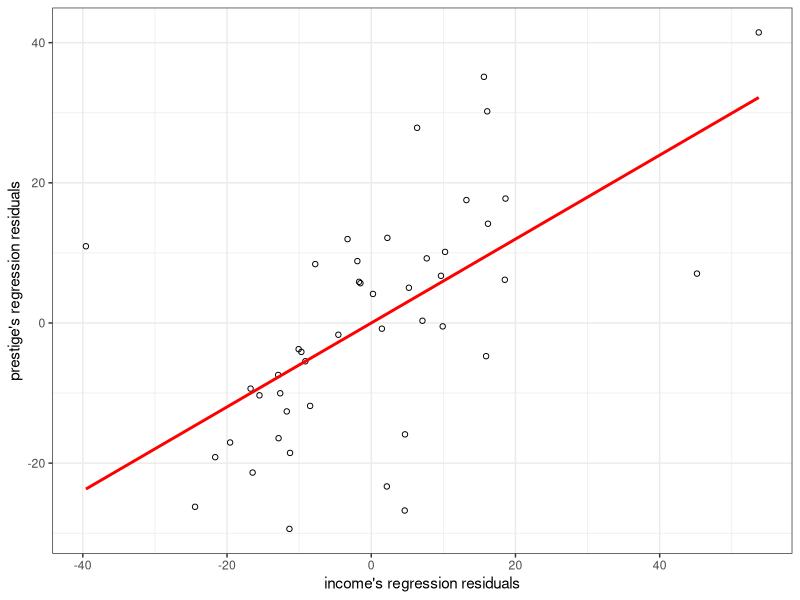
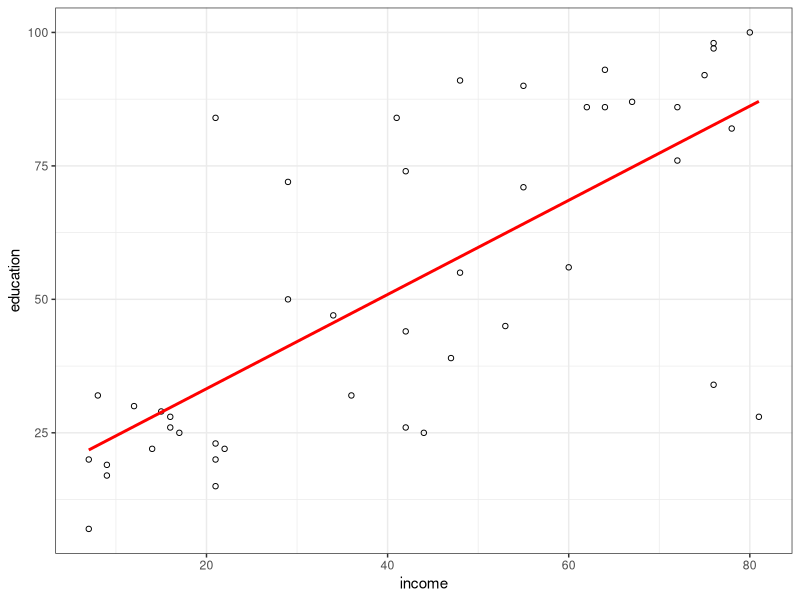
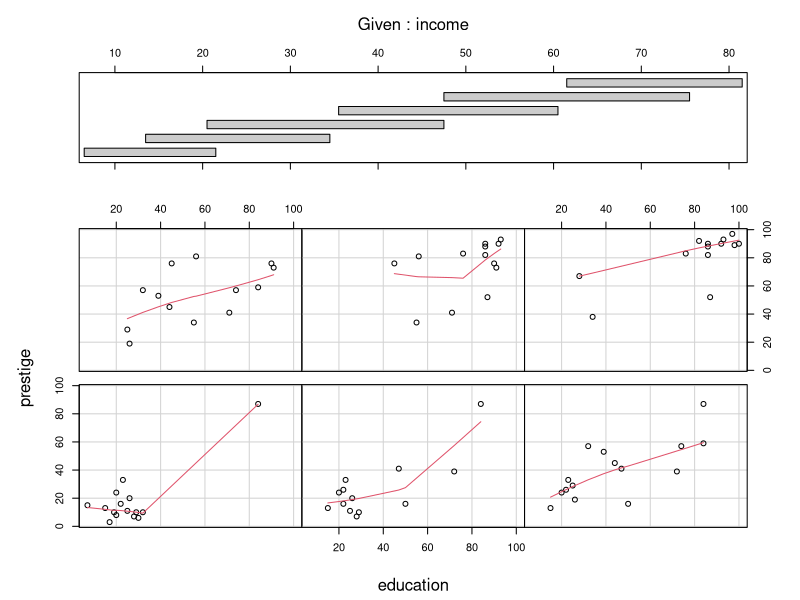
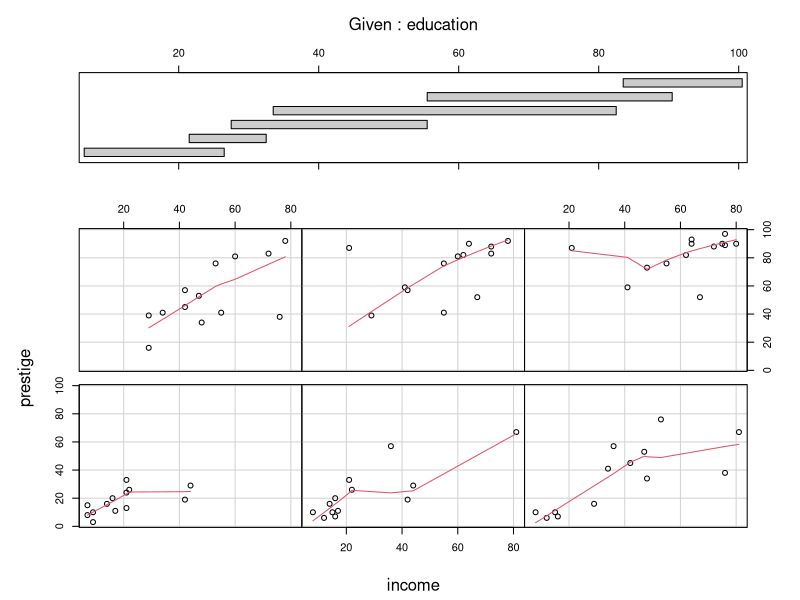
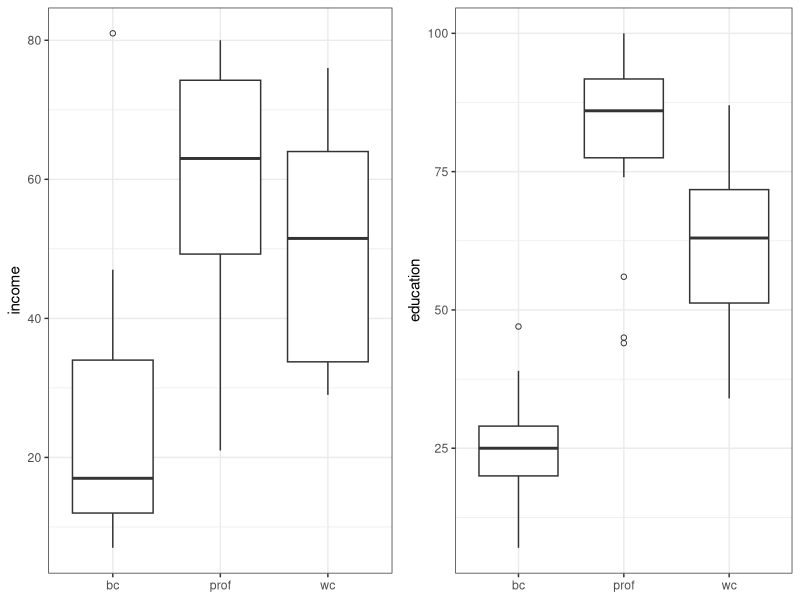
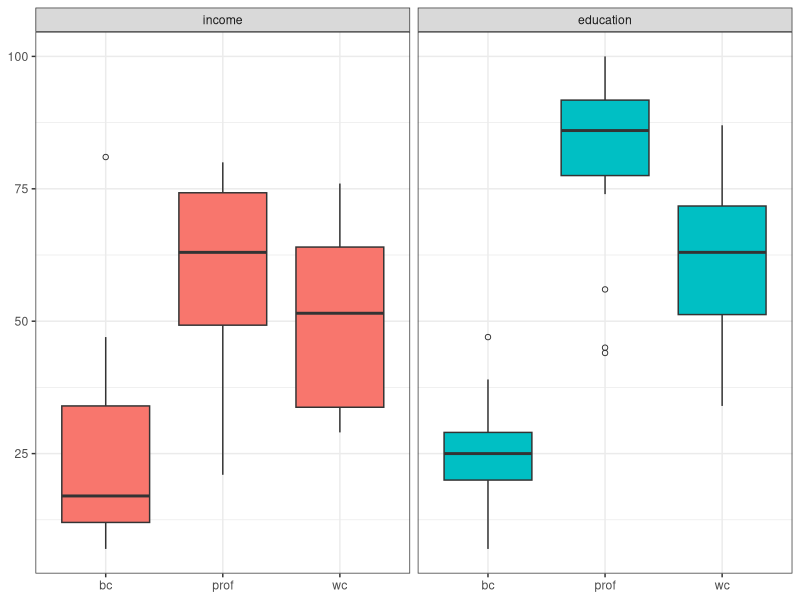
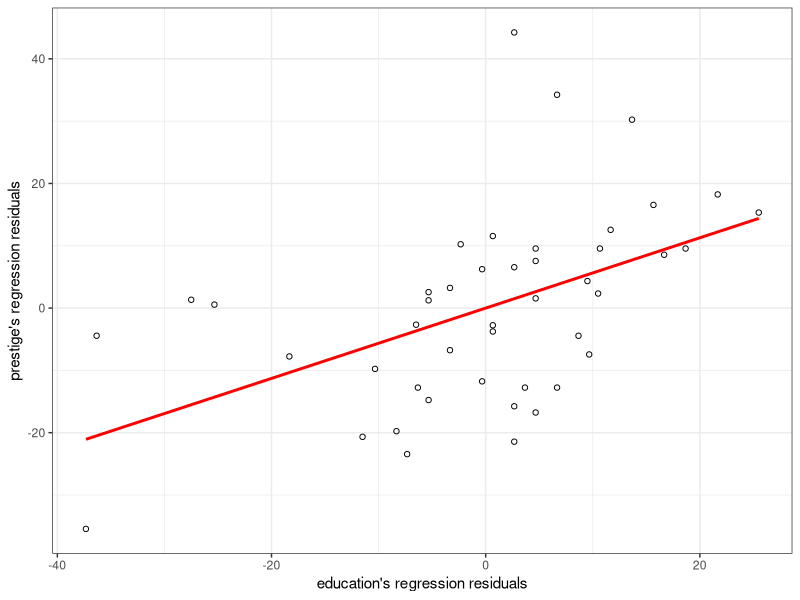
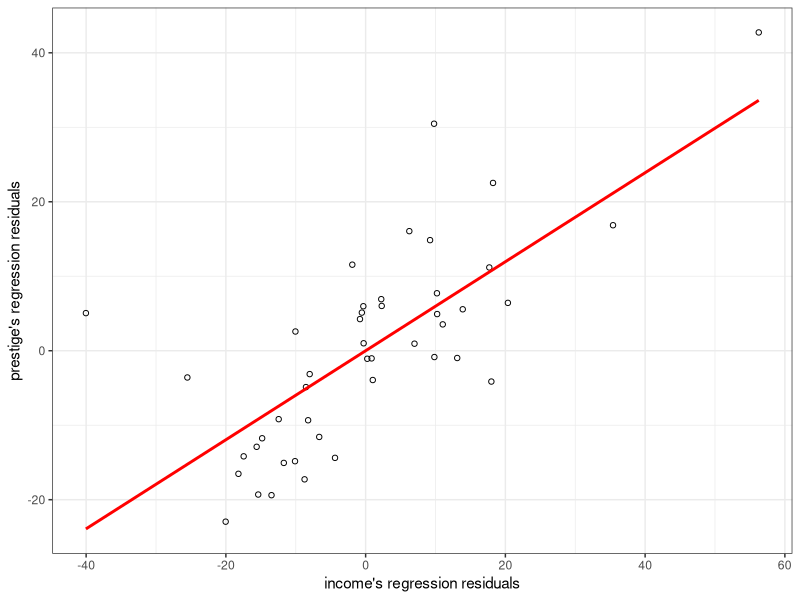

The R script that drew these images, in order:
# Februrary 26, 2014
# Outline:
#   1. Investigate added-variable plots (aka avPlots, partial regression plots)
#      with real data.
#   2. Do a simulation study to show how R^2 increases in a few cases

# 1. av plots
# What are they?
# See: Wikipedia: https://en.wikipedia.org/wiki/Partial_regression_plot
# But, in a (not so terse) nutshell:
# The residuals from Y ~ X1 + X2 gives us a sense of how much variability in Y 
# is not captured by X1 and X2. Hence, the residuals from Z ~ X1 + X2 tell us
# how much variability resides in Z that is not explained by X1 + X2. If the
# residual vectors from these two vectors "have nothing to do with each other"
# Then it would stand to reason adding the extra variability from Z into the
# model "X1 + X2 + Z" should do a better job capturing the variability in Y.
# If the residuals are strongly correlated, then introducing Z to the model
# won't help (much) in capturing the (previously) left over variability since
# X1 + X2 explain Y and Z similarly, so we aren't introducing (a lot of) new
# information. 

# To get a feel for this we'll use Duncan's occupation data and consider the
# base model of "~ education" in modeling prestige. In particular, we'll check
# out the affect of adding income to the model.

library(car) # contains Duncan's occupation data, and avPlots

baseModel <- lm(prestige ~ education, data=Duncan)
summary(baseModel)

partialReg <- lm(income ~ education, data=Duncan)
summary(partialReg)

# make the avplot by hand with ggplot2
library(ggplot2)

#####
# Multiple plot function 
# http://www.cookbook-r.com/Graphs/Multiple_graphs_on_one_page_(ggplot2)/
#
# ggplot objects can be passed in ..., or to plotlist (as a list of ggplot
# objects)
# - cols:   Number of columns in layout
# - layout: A matrix specifying the layout. If present, 'cols' is ignored.
#
# If the layout is something like matrix(c(1,2,3,3), nrow=2, byrow=TRUE),
# then plot 1 will go in the upper left, 2 will go in the upper right, and
# 3 will go all the way across the bottom.

multiplot <- function(..., plotlist=NULL, file, cols=1, layout=NULL) {
  require(grid)
  
  # Make a list from the ... arguments and plotlist
  plots <- c(list(...), plotlist)
  
  numPlots = length(plots)
  
  # If layout is NULL, then use 'cols' to determine layout
  if (is.null(layout)) {
    # Make the panel
    # ncol: Number of columns of plots
    # nrow: Number of rows needed, calculated from # of cols
    layout <- matrix(seq(1, cols * ceiling(numPlots/cols)),
                     ncol = cols, nrow = ceiling(numPlots/cols))
  }
  
  if (numPlots==1) {
    print(plots[[1]])
    
  } else {
    # Set up the page
    grid.newpage()
    pushViewport(viewport(layout = grid.layout(nrow(layout), ncol(layout))))
    
    # Make each plot, in the correct location
    for (i in 1:numPlots) {
      # Get the i,j matrix positions of the regions that contain this subplot
      matchidx <- as.data.frame(which(layout == i, arr.ind = TRUE))
      
      print(plots[[i]], vp = viewport(layout.pos.row = matchidx$row,
                                      layout.pos.col = matchidx$col))
    }
  }
}
#####

makeGGScatter <- function(X, Y, .res=FALSE) {
  axisLabels <- if (.res) {
    paste0(c(substitute(X), substitute(Y)),
           "'s regression residuals")
  } else {
    paste0(c(substitute(X), substitute(Y)))
  }
  
  ggplot(data=data.frame(X=X,Y=Y), aes(x=X, y=Y)) +
    geom_point(shape=1) +
    stat_smooth(method="lm", se=FALSE, color='red') +
    theme_bw() +
    labs(x=axisLabels[1],
         y=axisLabels[2],
         title=NULL)
}

partialRegRes <- partialReg$residuals
baseModelRes <- baseModel$residuals

within(data=data.frame(), expr={
  income <- partialRegRes
  prestige <- baseModelRes
  ggAVPlot <- makeGGScatter(income, prestige, .res=TRUE)
  show(ggAVPlot)  
})

cor(partialRegRes, baseModelRes) # 0.61 <- this is fairly high

# Now, we check out the extended model: "income + education"
extendedModel <- lm(prestige ~ income + education, data=Duncan)
summary(extendedModel)

# calculate R^2 of the two models
calcR2Increase <- function(baseModel, extendedModel) {
  extendedModelR2 <- var(extendedModel$fitted.values)/var(Duncan$prestige)
  baseModelR2 <- var(baseModel$fitted.values)/var(Duncan$prestige)
  
  # find the percent increase
  abs(baseModelR2 - extendedModelR2) / baseModelR2 
}

calcR2Increase(baseModel, extendedModel) # approximately 14%  

# look at colinearity between income and education
cor(Duncan$income, Duncan$education) # 0.7245

# Let's do some EDA on these variables
with(data=Duncan, makeGGScatter(income, education, FALSE)) # seem pretty colinear

coplot(prestige ~ education | income, data=Duncan, panel=panel.smooth, span=.99)
coplot(prestige ~ income | education, data=Duncan, panel=panel.smooth, span=.99)
# ^^ so prestige conditioning out a variable doesn't completely kill
# predictability of the remainder of the model

# Now, let's consider adding the other variable: "type".
# First, let's do some basic EDA
incVsType <- ggplot(data=Duncan, aes(x=type, y=income)) +
  geom_boxplot(outlier.shape=1) + 
  labs(x=NULL, title=NULL) +
  theme_bw()

educVsType <- ggplot(data=Duncan, aes(x=type, y=education)) +
  geom_boxplot(outlier.shape=1) + 
  labs(x=NULL, title=NULL) +
  theme_bw()

multiplot(incVsType, educVsType, cols = 2)

# Alternatively,
library(reshape2)
ggplot(data=melt(data=Duncan,id.vars=c("type"),
                 measure.vars=c("income", "education")),
       aes(x=type, y=value, fill=variable)) +
  geom_boxplot(outlier.shape=1) +
  scale_fill_discrete(guide=FALSE) +
  facet_grid(~variable, scales="free_y") +
  theme_bw() +
  labs(x=NULL, title=NULL, y=NULL)

# so there's a clear trend between type and income (education)
# Let's try and do the regression "type ~ income + education"

partialReg2 <- lm(factor(type) ~ income + education, data=Duncan)

# STOP! You guys don't know how to predict categorical output, yet.
# Without using this residuals, let's add type to the model, anyway and see
# how the R^2 increases.

extendedModel2 <- lm(prestige ~ income + education + type, data=Duncan)
summary(extendedModel2)

# Notice: dummy cariables for type aren't very significant -- an indicator that
# income and education are doing most of the heavy lifting.

calcR2Increase(extendedModel, extendedModel2) # approximately 10%
calcR2Increase(baseModel, extendedModel2) # approximately 25%

# this exercise was partly to remind you the limitations of our tools.
# now, let's do this all over, but with our base model being just "~ type".

baseModel <- lm(prestige ~ type, data=Duncan)
extendedModel <- lm(prestige ~ type + education, data=Duncan)

calcR2Increase(baseModel, extendedModel) # approximately 8%

# let's check out the avplot
within(data=data.frame(), {
  education <- resid(lm(education ~ type, data=Duncan))
  prestige <- resid(baseModel)
  avPlot <- makeGGScatter(education, prestige, .res=TRUE)
  show(avPlot)
  print(cor(education, prestige)) # about 0.491
})

partialReg2 <- lm(income ~ type + education, data=Duncan)
summary(partialReg2) 

# what does the avplot tell us?
within(data=data.frame(), {
  income <- resid(partialReg2)
  prestige <- resid(extendedModel)
  avPlot <- makeGGScatter(income, prestige, .res=TRUE)
  show(avPlot)
  print(cor(income, prestige)) # about 0.727
})
# where the model fails to explain prestige's behaviour, it also fails to
# explain income's behaviour. => we shouldn't expect to glean too much more
# by adding income to the model

calcR2Increase(extendedModel,extendedModel2) # about 12%
calcR2Increase(baseModel, extendedModel2) # about 21%

# Don't let the numbers above fool you: R^2 will always increase with the
# addition of predictors (assuming you're adding new predictors that aren't 
# linear combinations of previous predictors)

# 2. Simulation study: the various ways R^2 can increase.
#   a) X1,X2 not correlated, both predictive of y

set.seed(1234)
eps <- rnorm(100)
X1 <- rnorm(100, mean=2, sd=1)
X2 <- rnorm(100, mean=-3, sd=1)
Y <- 1 + X1 + X2 + eps

makeGGScatter(X1, X2)
makeGGScatter(X1, Y)
makeGGScatter(X2, Y)

baseModel <- lm(Y ~ X1)
partialReg <- lm(X2 ~ X1)

analyzePartialReg <- function(baseModel, partialReg) {
  partialRegResiduals <- resid(partialReg)
  baseModelResiduals <- resid(baseModel)
  avPlot <- makeGGScatter(partialRegResiduals, baseModelResiduals)
  show(avPlot)
  cor(partialRegResiduals,baseModelResiduals)
}

analyzePartialReg(baseModel, partialReg) # cor \approx 72
extendedModel <- lm(Y ~ X1 + X2)
calcR2Increase(baseModel, extendedModel) # > 90% increase!

# 2.b) X1,X2 not correlated, only 1 predictive of y

Y <- 1 + X1 + eps
makeGGScatter(X1, X2)
makeGGScatter(X1, Y)
makeGGScatter(X2, Y)

baseModel <- lm(Y ~ X1)
partialReg <- lm(X2 ~ X1)
analyzePartialReg(baseModel, partialReg) # cor less than 0.085
extendedModel <- lm(Y ~ X1 + X2)
calcR2Increase(baseModel, extendedModel) # < 1% increase (> 0, though)

# 2.c) X1,X2 correlated, still both significant for Beta
X2 <- X1^2
Y <- 1 + X1 + X2 + eps
makeGGScatter(X1, X2)
makeGGScatter(X1, Y)
makeGGScatter(X2, Y)

baseModel <- lm(Y ~ X1)
partialReg <- lm(X2 ~ X1)
analyzePartialReg(baseModel, partialReg) # cor \approx 0.86 !!!
extendedModel <- lm(Y ~ X1 + X2)
summary(extendedModel) # all coefficients are highly significant
calcR2Increase(baseModel, extendedModel) # < 11% increase

# 2.d) X1,X2 correlated, jointly predictive of y, neither significant Beta
Y <- 1 + 0.05*X1 + 0.0025*X2 + eps
makeGGScatter(X1, X2)
makeGGScatter(X1, Y)
makeGGScatter(X2, Y)

baseModel <- lm(Y ~ X1)
partialReg <- lm(X2 ~ X1)
analyzePartialReg(baseModel, partialReg) # cor \approx -0.018
extendedModel <- lm(Y ~ X1 + X2)
summary(extendedModel) # all coefficients are highly significant
calcR2Increase(baseModel, extendedModel) # < 25% increase

data(Duncan)

# avPlot of Prestige ~ . - Income
prestigeAgainstAllLessIncome <- lm(formula = prestige ~ . - income, data=Duncan)
incomeAgainstAllLessPrestige <- lm(formula = income ~ . - prestige, data=Duncan)

resY <- prestigeAgainstAllLessIncome$residuals
resX <- incomeAgainstAllLessPrestige$residuals

ggplot(data=data.frame(x=resX, y=resY), aes(x=x,y=y)) + 
  geom_point(shape=1) + 
  stat_smooth(method="lm", se=FALSE, color='red') +
  labs(x="Income's regression residuals", y="Prestige's regression residuals") +
  theme_bw()

?Duncan
